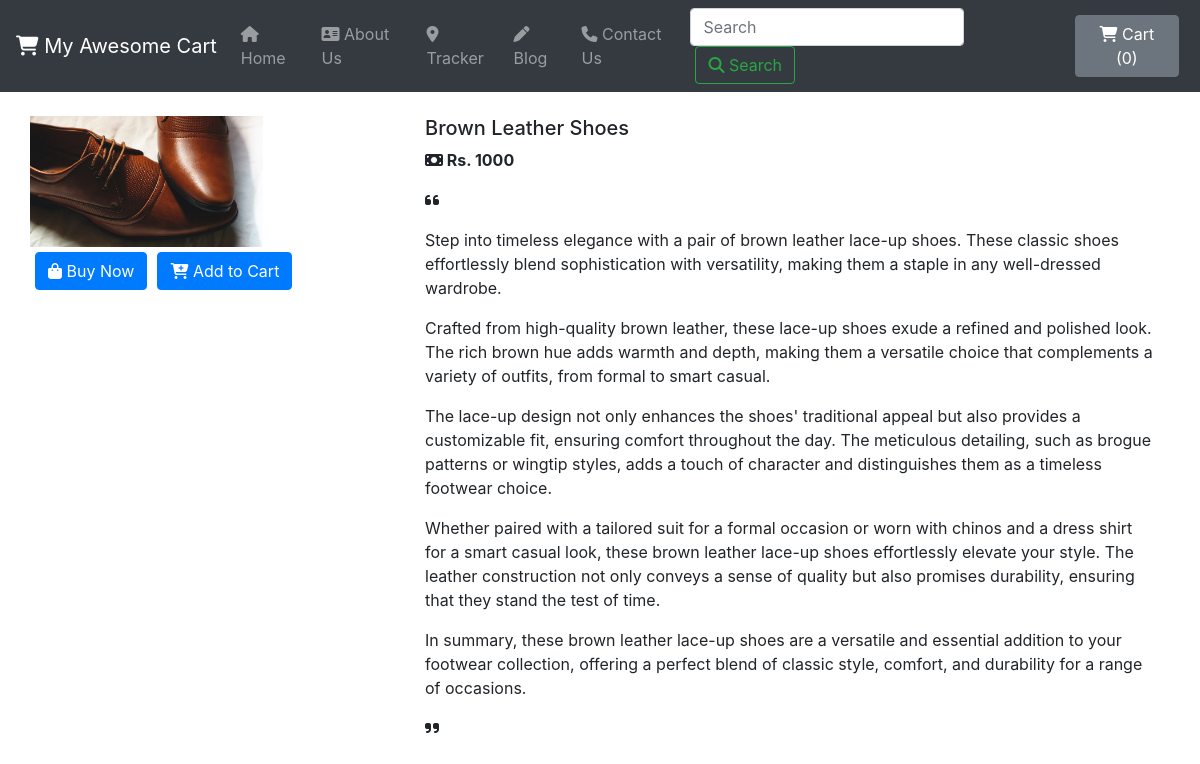
Page /shop/products/17 on the committed database.
### shop/models.py (models this page shows, shortened)
class Product(models.Model):
    product_id = models.AutoField
    product_name = models.CharField(max_length=26)
    category = models.CharField(max_length=50, default="")
    subcategory = models.CharField(max_length=50, default="")
    price = models.IntegerField(default=0)
    desc = models.TextField(max_length=4000, default="No description Provided.")
    pub_date = models.DateField()
    image = models.ImageField(upload_to="shop/images", default="")

### shop/views.py (the view)
# urls.py: path('products/<int:myid>', views.productView, name="ProductView"),
def productView(request, myid):
    product = Product.objects.filter(id=myid)
    return render(request, "shop/prodview.html", {'product': product[0]})

### shop/templates/shop/prodview.html (shortened to what this page needs)
{% extends 'shop/basic.html' %}
{% block body %}
<div class="container my-4">
    <div class="row">
        <div class="col-md-4">
            <div class="row">
        <img src="/media/{{ product.image }}" width="233px" >
            </div>
                <div class="row">
                    <button class="btn btn-primary"><i class="fas fa-shopping-bag"></i> Buy Now</button>
                    <button class="btn btn-primary"><i class="fa-solid fa-cart-plus"></i> Add to Cart</button>
                </div>
        </div>
            <div class="col-md-8">
        <h5>{{ product.product_name }}</h5>
        <p><strong><i class="fa-solid fa-money-bill"></i> Rs. {{ product.price }}</strong></p>
        <p><i class="fa-solid fa-quote-left"></i> {{ product.desc|linebreaks }}<i class="fa-solid fa-quote-right"></i></p>
            </div>
    </div>
</div>
{% endblock %}

### shop/templates/shop/basic.html (style rules this page uses)
.btn, .btn-secondary { margin: 5px; }

### rows in the picture
Product: image (picture), product_name "Brown Leather Shoes", price "1000", desc "Step into timeless elegance with a pair of brown leather lace-up shoes. These classic shoes effortlessly blend sophistication with versatility, making them a staple in any well-dressed wardrobe. Crafted from high-quality brown leather, these lace-up shoes exude a refined and polished look. The rich brown hue adds warmth and depth, making them a versatile choice that complements a variety of outfits, from formal to smart casual. The lace-up design not only enhances the shoes' traditional appeal but also provides a customizable fit, ensuring comfort throughout the day. The meticulous detailing, such as brogue patterns or wingtip styles, adds a touch of character and distinguishes them as a…"
